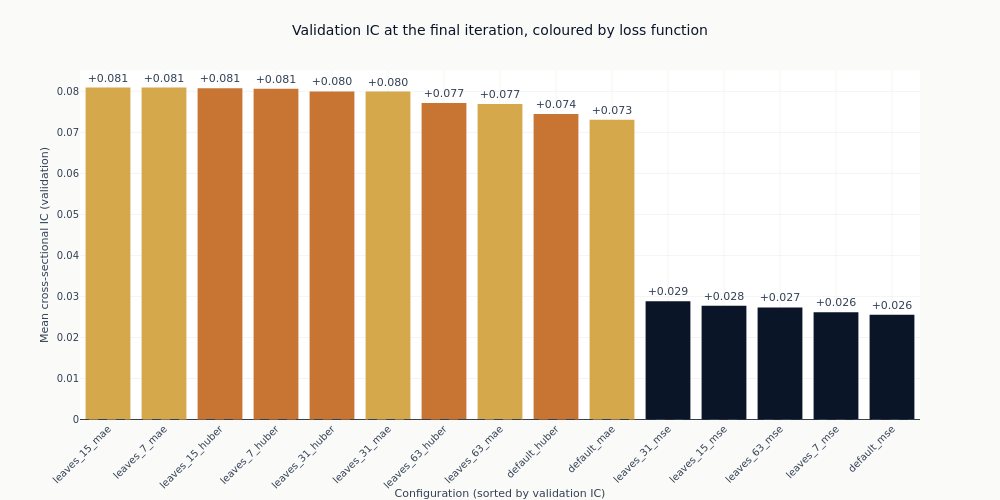

The cell this chart's notebook holds for it:
### Markdown cell above
### Whether the loss function is what separates them

This is the figure the notebook was built for. The curves are coloured by objective because that
is the axis with a mechanism behind it, and on this label the mechanism is the strongest claim
`05_linear` made. If heavy tails are steering the squared-error fits, the three colours should
separate, and they should separate more as trees are added, since each additional tree is fitted
to the residuals the previous ones left.

The chart below drops the checkpoint dimension by taking each configuration's final state, so
every configuration is compared at the same amount of training. That is the comparison that does
not require choosing anything after the fact.

### Code cell
final_iteration = int(catalog.get_column("checkpoint_value").max())
final = (
    catalog.filter(pl.col("checkpoint_value") == final_iteration)
    .filter("full_coverage")
    .with_columns(objective=pl.col("config_name").map_elements(objective_of, return_dtype=pl.Utf8))
    .sort("ic_mean", descending=True)
)

fig_obj = go.Figure(
    go.Bar(
        x=final.get_column("config_name").to_list(),
        y=final.get_column("ic_mean").to_list(),
        marker_color=[objectives[value] for value in final.get_column("objective")],
        text=[f"{value:+.3f}" for value in final.get_column("ic_mean")],
        textposition="outside",
        cliponaxis=False,
    )
)
fig_obj.add_hline(y=0, line_width=1, line_dash="dash", line_color=COLORS["neutral"])
fig_obj.update_layout(
    title="Validation IC at the final iteration, coloured by loss function",
    height=500,
    width=1000,
    showlegend=False,
    margin=dict(t=70),
)
fig_obj.update_xaxes(title_text="Configuration (sorted by validation IC)", tickangle=-45)
fig_obj.update_yaxes(title_text="Mean cross-sectional IC (validation)")
show_plotly_with_alt(
    fig_obj,
    "Bar chart of mean validation information coefficient for every full-coverage configuration "
    "at its final boosting iteration, sorted descending and coloured by loss function, against a "
    "dashed zero line. All fifteen bars are above the line and they form two clearly separated "
    "groups. The ten leftmost bars are amber absolute-error and copper Huber configurations "
    "interleaved with each other, all at nearly the same height. The five rightmost are blue "
    "squared-error configurations, also close to each other but at roughly a third the height, "
    "with a visible step down between the two groups.",
)

### Figure 1 — Plotly figure (JSON) as saved in the notebook; plotly's stock layout.template omitted (floating-point values rounded to 4 significant figures)
{"data": [{"cliponaxis": false, "marker": {"color": ["#D4A84B", "#D4A84B", "#C87533", "#C87533", "#C87533", "#D4A84B", "#C87533", "#D4A84B", "#C87533", "#D4A84B", "#0a1628", "#0a1628", "#0a1628", "#0a1628", "#0a1628"]}, "text": ["+0.081", "+0.081", "+0.081", "+0.081", "+0.080", "+0.080", "+0.077", "+0.077", "+0.074", "+0.073", "+0.029", "+0.028", "+0.027", "+0.026", "+0.026"], "textposition": "outside", "type": "bar", "x": ["leaves_15_mae", "leaves_7_mae", "leaves_15_huber", "leaves_7_huber", "leaves_31_huber", "leaves_31_mae", "leaves_63_huber", "leaves_63_mae", "default_huber", "default_mae", "leaves_31_mse", "leaves_15_mse", "leaves_63_mse", "leaves_7_mse", "default_mse"], "y": [0.08095, 0.08093, 0.08075, 0.08065, 0.07998, 0.07995, 0.07717, 0.07693, 0.07448, 0.07307, 0.02881, 0.02776, 0.02734, 0.02614, 0.02555]}], "layout": {"height": 500, "margin": {"t": 70}, "shapes": [{"line": {"color": "#334155", "dash": "dash", "width": 1}, "type": "line", "x0": 0, "x1": 1, "xref": "x domain", "y0": 0, "y1": 0, "yref": "y"}], "showlegend": false, "title": {"text": "Validation IC at the final iteration, coloured by loss function"}, "width": 1000, "xaxis": {"tickangle": -45, "title": {"text": "Configuration (sorted by validation IC)"}}, "yaxis": {"title": {"text": "Mean cross-sectional IC (validation)"}}}}
